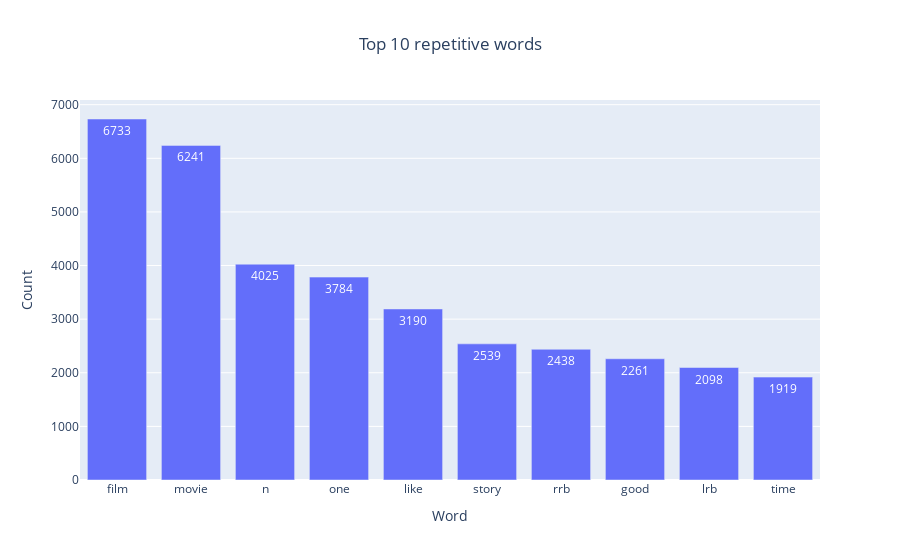

Notebook cell for this chart:
### Markdown cell above
As we can see from the chart below, film and movie are the top two repetitive words<br>
And it make sense, because at the end we are talking about movies :)<br><br>
But the third word "n" is quite wierd to be at the top three, maybe people use it as a faster way of saying "and",<br>
or it can be for other reasons, let's investigate more.

### Code cell
fig = px.bar(counts.iloc[:10], x='Word', y='Count', text_auto=True, title='Top 10 repetitive words')
fig.update_layout(title_x=0.5)

### Figure 1 — Plotly figure (JSON) as saved in the notebook; plotly's stock layout.template omitted (floating-point values rounded to 4 significant figures)
{"data": [{"alignmentgroup": "True", "hovertemplate": "Word=%{x}<br>Count=%{y}<extra></extra>", "legendgroup": "", "marker": {"color": "#636efa", "pattern": {"shape": ""}}, "name": "", "offsetgroup": "", "orientation": "v", "showlegend": false, "textposition": "auto", "texttemplate": "%{y}", "type": "bar", "x": ["film", "movie", "n", "one", "like", "story", "rrb", "good", "lrb", "time"], "xaxis": "x", "y": [6733, 6241, 4025, 3784, 3190, 2539, 2438, 2261, 2098, 1919], "yaxis": "y"}], "layout": {"barmode": "relative", "legend": {"tracegroupgap": 0}, "title": {"text": "Top 10 repetitive words", "x": 0.5}, "xaxis": {"anchor": "y", "domain": [0, 1], "title": {"text": "Word"}}, "yaxis": {"anchor": "x", "domain": [0, 1], "title": {"text": "Count"}}}}
